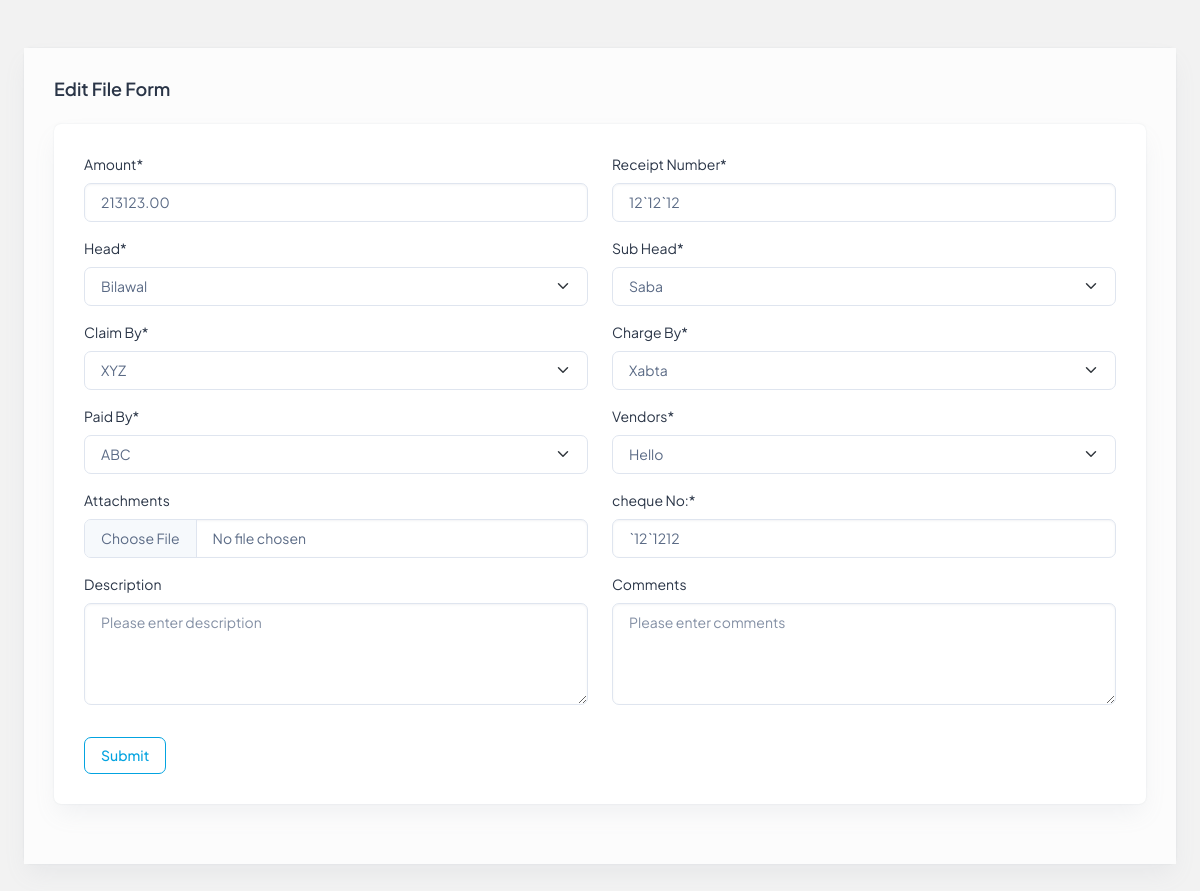
The page /editfile/10 (signed in) on the database as committed earlier.
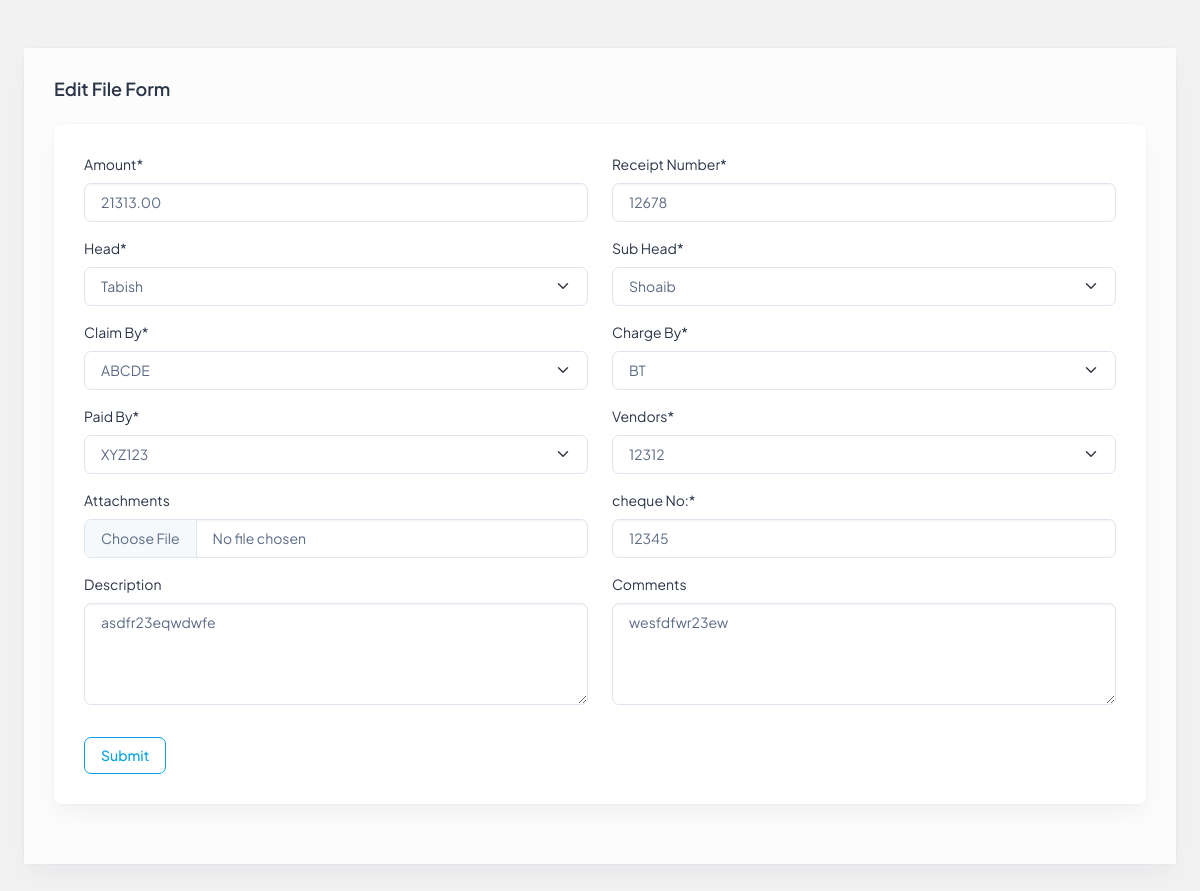
The same page on the database as committed later.
### Accountapp/models.py (models this page shows, shortened)
class AccountingEntry(models.Model):
    date = models.DateField(auto_now_add=True)
    amount = models.DecimalField(max_digits=10, decimal_places=2)
    head = models.ForeignKey(Head, on_delete=models.CASCADE)
    sub_head = models.ForeignKey(Shead, on_delete=models.CASCADE)
    description = models.TextField()
    receipt_number = models.CharField(max_length=20)
    charge_by = models.ForeignKey(charge, on_delete=models.CASCADE, null=True, blank=True)
    voucher = models.CharField(max_length=50,null=True,blank=True, unique=True)
    paid_by = models.ForeignKey(paid, on_delete=models.CASCADE, null=True, blank=True)
    claim_by = models.ForeignKey(claim, on_delete=models.CASCADE, null=True, blank=True)
    instrument = models.CharField(max_length=10,null=True,blank=True, choices=[('cash', 'Cash'), ('cheque', 'Cheque'), ('online', 'Online Transfer')])
    cash_number = models.CharField(max_length=20, default=0,null=True, blank=True)
    cheque_number = models.CharField(max_length=20,default=0, null=True, blank=True)
    online_number = models.CharField(max_length=20,default=0, null=True, blank=True)
    vendors = models.ForeignKey(Vendor, null=True,blank=True, on_delete=models.CASCADE)
    attachments = models.FileField(upload_to='attachments/', null=True, blank=True)
    comments = models.TextField()

class Head(models.Model):
    name = models.CharField(max_length=50)

class Shead(models.Model):
    name = models.CharField(max_length=50)

class claim(models.Model):
    name = models.CharField(max_length=50)

class charge(models.Model):
    name = models.CharField(max_length=50)

class paid(models.Model):
    name = models.CharField(max_length=50)

class Vendor(models.Model):
    name = models.CharField(max_length=50, unique=True)
    def __str__(self):
        return self.name

### Accountapp/views.py (the view)
# urls.py: path("editfile/<int:id>",views.edit,name="editfile"),
@login_required(login_url="signin")
def edit(request, id):
    data = AccountingEntry.objects.get(id=id)
    heads = Head.objects.all()
    subheads = Shead.objects.all()
    charges = charge.objects.all()
    Paid = paid.objects.all()
    claims = claim.objects.all()
    vendors = Vendor.objects.all()
    return render(request, "editfile.html", locals())

### Accountapp/templates/editfile.html (shortened to what the changed rows need)
<!DOCTYPE html>
<html lang="en">
  <head>
    {% load static %}
    <link rel="stylesheet" href="{% static 'css/styles.min.css' %}" />
    <link rel="stylesheet" href="{% static 'css/custom.css' %}" />
  </head>
  <body>
    <div class="page-wrapper" id="main-wrapper" data-layout="horizontal" data-navbarbg="skin6" data-header-position="fixed">
      <div class="body-wrapper">
        <div class="container-fluid mt-4">
          <div class="card">
            <div class="card-body main-card">
              <div class="row">
                <div class="col-md-12">
                  <div class="card">
                    <div class="card-body">
                      <form action="{% url 'updatefile' %}" method="post" enctype="multipart/form-data">
                        <div class="row">
                        <div class="mb-3 col-md-6">
                            <label for="amount" class="form-label">Amount*</label>
                            <input type="text" class="form-control" id="amount" name="amount" value="{{ data.amount }}" required />
                        </div>
                        <div class="mb-3 col-md-6">
                            <label for="receiptNumber" class="form-label">Receipt Number*</label>
                            <input class="form-control" type="text" id="receiptNumber" name="receiptNumber" value="{{ data.receipt_number }}" required />
                        </div>
                        <div class="mb-3 col-md-6">
                            <label for="head" class="form-label">Head*</label>
                            <select id="head" name="head" class="form-select" required>
                                {% for head_option in heads %}
                                    <option class="form-control" value="{{ head_option.id }}" {% if head_option.id == data.head.id %}selected{% endif %}>
                                        {{ head_option.name }}
                                    </option>
                                {% endfor %}
                            </select>
                        </div>
                        <div class="mb-3 col-md-6">
                            <label for="subHead" class="form-label">Sub Head*</label>
                            <select id="subHead" name="subHead" class="form-select" required>
                                {% for subhead_option in subheads %}
                                    <option class="form-control" value="{{ subhead_option.id }}" {% if subhead_option.id == data.sub_head.id %}selected{% endif %}>
                                        {{ subhead_option.name }}
                                    </option>
                                {% endfor %}
                            </select>
                        </div>
                        <div class="mb-3 col-md-6">
                            <label for="claimBy" class="form-label">Claim By*</label>
                            <select id="claimBy" name="claimBy" class="form-select" required>
                                {% for claim_option in claims %}
                                    <option class="form-control" value="{{ claim_option.id }}" {% if claim_option.id == data.claim_by.id %}selected{% endif %}>
                                        {{ claim_option.name }}
                                    </option>
                                {% endfor %}
                            </select>
                        </div>
                        <div class="mb-3 col-md-6">
                            <label for="chargeBy" class="form-label">Charge By*</label>
                            <select id="chargeBy" name="chargeBy" class="form-select" required>
                                {% for charge_option in charges %}
                                    <option class="form-control" value="{{ charge_option.id }}" {% if charge_option.id == data.charge_by.id %}selected{% endif %}>
                                        {{ charge_option.name }}
                                    </option>
                                {% endfor %}
                            </select>
                        </div>
                        <div class="mb-3 col-md-6">
                            <label for="paidBy" class="form-label">Paid By*</label>
                            <select id="paidBy" name="paidBy" class="form-select" required>
                                {% for paid_option in Paid %}
                                    <option class="form-control" value="{{ paid_option.id }}" {% if paid_option.id == data.paid_by.id %}selected{% endif %}>
                                        {{ paid_option.name }}
                                    </option>
                                {% endfor %}
                            </select>
                        </div>
                        <div class="mb-3 col-md-6">
                          <label for="vendors" class="form-label">
                            Vendors*
                            <button type="button" class="add-vendor-button text-primary" onclick="addVendor()" style="background-color: transparent; border: none; padding: 0;">
                            </button>
                          </label>
                          <select id="vendors" name="vendors" class="form-select" required>
                            {% for vendor_option in vendors %}
                              <option class="form-control" value="{{ vendor_option.id }}" {% if vendor_option.id == data.vendors.id %}selected{% endif %}>
                                  {{ vendor_option }}
                              </option>
                            {% endfor %}
                          </select>
                        </div>
                        <div id="cashFields" class="mb-3 col-md-6">
                          <label for="cashNumber" class="form-label">{{ data.instrument }} No:*</label>
                          {% if data.instrument == 'cash' %}
                              <input type="text" id="cashNumber" name="cashNumber" class="form-control" value="{{ data.cash_number }}" />
                          {% elif data.instrument == 'cheque' %}
                              <input type="text" id="cashNumber" name="chequeNumber" class="form-control" value="{{ data.cheque_number }}" />
                          {% else %}
                              <input type="text" id="cashNumber" name="onlineNumber" class="form-control" value="{{ data.online_number }}" />
                          {% endif %}
                        </div>
                        <div class="mb-3 col-md-6">
                          <label for="description" class="form-label">Description</label>
                          <textarea class="form-control" rows="4" id="description" name="description" placeholder="Please enter description">{{ data.description }}</textarea>
                        </div>
                        <div class="mb-3 col-md-6">
                          <label for="comments" class="form-label">Comments</label>
                          <textarea class="form-control" rows="4" id="comments" name="comments" placeholder="Please enter comments">{{ data.comments }}</textarea>
                        </div>
                      </div>
                    </form>
                    </div>
                  </div>
                </div>
              </div>
            </div>
          </div>
        </div>
      </div>
    </div>
  </body>
</html>

Rows that differ between the two databases and show on the page:
changed AccountingEntry "cheque": amount "213123.00" → "21313.00"; receiptNumber "12`12`12" → "12678"; head "Bilawal" → "Tabish"; subHead "Saba" → "Shoaib"; claimBy "XYZ" → "ABCDE"; chargeBy "Xabta" → "BT"; paidBy "ABC" → "XYZ123"; vendors "Hello" → "12312"; chequeNumber "`12`1212" → "12345"; description (not shown) → "asdfr23eqwdwfe"; comments (not shown) → "wesfdfwr23ew"
